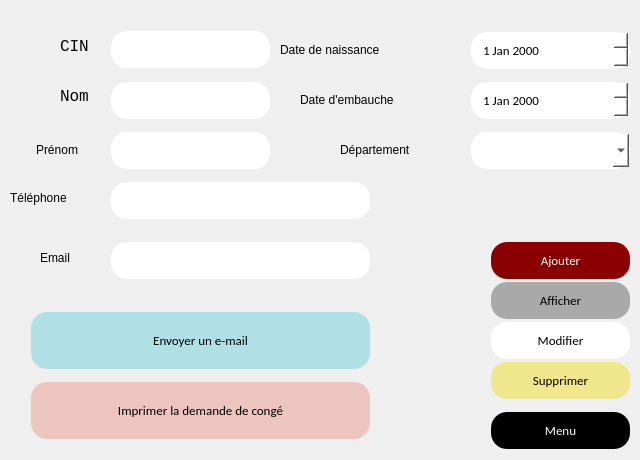
    <widget class="QWidget" name="page_39">
     <widget class="QLabel" name="label_188">
      <property name="geometry">
       <rect>
        <x>60</x>
        <y>40</y>
        <width>47</width>
        <height>13</height>
       </rect>
      </property>
      <property name="font">
       <font>
        <family>Courier New</family>
        <pointsize>12</pointsize>
        <weight>50</weight>
        <bold>false</bold>
       </font>
      </property>
      <property name="text">
       <string>CIN</string>
      </property>
     </widget>
     <widget class="QLabel" name="label_189">
      <property name="geometry">
       <rect>
        <x>60</x>
        <y>90</y>
        <width>47</width>
        <height>13</height>
       </rect>
      </property>
      <property name="font">
       <font>
        <family>Courier New</family>
        <pointsize>12</pointsize>
       </font>
      </property>
      <property name="text">
       <string>Nom</string>
      </property>
     </widget>
     <widget class="QLabel" name="label_190">
      <property name="geometry">
       <rect>
        <x>36</x>
        <y>140</y>
        <width>71</width>
        <height>20</height>
       </rect>
      </property>
      <property name="text">
       <string>Prénom</string>
      </property>
     </widget>
     <widget class="QLineEdit" name="lineEdit_31">
      <property name="geometry">
       <rect>
        <x>110</x>
        <y>29</y>
        <width>161</width>
        <height>41</height>
       </rect>
      </property>
      <property name="styleSheet">
       <string notr="true">background-color: white	;
  border: none;
  color: black;
  padding: 10px;
  text-align: center;
  text-decoration: none;
font-family:calibri;
  display: inline-block;
  font-size: 13px;
  margin: 2px 1px;
  border-radius : 16px;</string>
      </property>
     </widget>
     <widget class="QLineEdit" name="lineEdit_32">
      <property name="geometry">
       <rect>
        <x>110</x>
        <y>80</y>
        <width>161</width>
        <height>41</height>
       </rect>
      </property>
      <property name="styleSheet">
       <string notr="true">background-color: white	;
  border: none;
  color: black;
  padding: 10px;
  text-align: center;
  text-decoration: none;
font-family:calibri;
  display: inline-block;
  font-size: 13px;
  margin: 2px 1px;
  border-radius : 16px;</string>
      </property>
     </widget>
     <widget class="QLineEdit" name="lineEdit_33">
      <property name="geometry">
       <rect>
        <x>110</x>
        <y>130</y>
        <width>161</width>
        <height>41</height>
       </rect>
      </property>
      <property name="styleSheet">
       <string notr="true">background-color: white	;
  border: none;
  color: black;
  padding: 10px;
  text-align: center;
  text-decoration: none;
font-family:calibri;
  display: inline-block;
  font-size: 13px;
  margin: 2px 1px;
  border-radius : 16px;</string>
      </property>
     </widget>
     <widget class="QPushButton" name="pushButton_91">
      <property name="geometry">
       <rect>
        <x>490</x>
        <y>240</y>
        <width>141</width>
        <height>41</height>
       </rect>
      </property>
      <property name="styleSheet">
       <string notr="true">background-color: #8B0000	;
  border: none;
  color: white;
  padding: 10px;
  text-align: center;
  text-decoration: none;
font-family:calibri;
  display: inline-block;
  font-size: 13px;
  margin: 2px 1px;
  border-radius : 16px;</string>
      </property>
      <property name="text">
       <string>Ajouter</string>
      </property>
     </widget>
     <widget class="QPushButton" name="pushButton_92">
      <property name="geometry">
       <rect>
        <x>490</x>
        <y>280</y>
        <width>141</width>
        <height>41</height>
       </rect>
      </property>
      <property name="styleSheet">
       <string notr="true">background-color: #A9A9A9		;
  border: none;
  color: black;
  padding: 10px;
  text-align: center;
  text-decoration: none;
font-family:calibri;
  display: inline-block;
  font-size: 13px;
  margin: 2px 1px;
  border-radius : 16px;</string>
      </property>
      <property name="text">
       <string>Afficher</string>
      </property>
     </widget>
     <widget class="QLabel" name="label_191">
      <property name="geometry">
       <rect>
        <x>10</x>
        <y>190</y>
        <width>101</width>
        <height>16</height>
       </rect>
      </property>
      <property name="text">
       <string>Téléphone</string>
      </property>
     </widget>
     <widget class="QLineEdit" name="lineEdit_138">
      <property name="geometry">
       <rect>
        <x>110</x>
        <y>180</y>
        <width>261</width>
        <height>41</height>
       </rect>
      </property>
      <property name="styleSheet">
       <string notr="true">background-color: white	;
  border: none;
  color: black;
  padding: 10px;
  text-align: center;
  text-decoration: none;
font-family:calibri;
  display: inline-block;
  font-size: 13px;
  margin: 2px 1px;
  border-radius : 16px;</string>
      </property>
     </widget>
     <widget class="QLabel" name="label_194">
      <property name="geometry">
       <rect>
        <x>40</x>
        <y>250</y>
        <width>61</width>
        <height>16</height>
       </rect>
      </property>
      <property name="text">
       <string>Email</string>
      </property>
     </widget>
     <widget class="QLineEdit" name="lineEdit_140">
      <property name="geometry">
       <rect>
        <x>110</x>
        <y>240</y>
        <width>261</width>
        <height>41</height>
       </rect>
      </property>
      <property name="styleSheet">
       <string notr="true">background-color: white	;
  border: none;
  color: black;
  padding: 10px;
  text-align: center;
  text-decoration: none;
font-family:calibri;
  display: inline-block;
  font-size: 13px;
  margin: 2px 1px;
  border-radius : 16px;</string>
      </property>
     </widget>
     <widget class="QDateEdit" name="dateEdit_9">
      <property name="geometry">
       <rect>
        <x>470</x>
        <y>30</y>
        <width>161</width>
        <height>41</height>
       </rect>
      </property>
      <property name="styleSheet">
       <string notr="true">background-color: white	;
  border: none;
  color: black;
  padding: 10px;
  text-align: center;
  text-decoration: none;
font-family:calibri;
  display: inline-block;
  font-size: 13px;
  margin: 2px 1px;
  border-radius : 16px;</string>
      </property>
     </widget>
     <widget class="QLabel" name="label_198">
      <property name="geometry">
       <rect>
        <x>280</x>
        <y>40</y>
        <width>191</width>
        <height>20</height>
       </rect>
      </property>
      <property name="text">
       <string>Date de naissance</string>
      </property>
     </widget>
     <widget class="QPushButton" name="pushButton_93">
      <property name="geometry">
       <rect>
        <x>490</x>
        <y>410</y>
        <width>141</width>
        <height>41</height>
       </rect>
      </property>
      <property name="styleSheet">
       <string notr="true">background-color: black	;
  border: none;
  color: white;
  padding: 10px;
  text-align: center;
  text-decoration: none;
font-family:calibri;
  display: inline-block;
  font-size: 13px;
  margin: 2px 1px;
  border-radius : 16px;</string>
      </property>
      <property name="text">
       <string>Menu</string>
      </property>
     </widget>
     <widget class="QPushButton" name="pushButton_94">
      <property name="geometry">
       <rect>
        <x>490</x>
        <y>320</y>
        <width>141</width>
        <height>41</height>
       </rect>
      </property>
      <property name="styleSheet">
       <string notr="true">background-color: white		;
  border: none;
  color: black;
  padding: 10px;
  text-align: center;
  text-decoration: none;
font-family:calibri;
  display: inline-block;
  font-size: 13px;
  margin: 2px 1px;
  border-radius : 16px;</string>
      </property>
      <property name="text">
       <string>Modifier</string>
      </property>
     </widget>
     <widget class="QPushButton" name="pushButton_95">
      <property name="geometry">
       <rect>
        <x>490</x>
        <y>360</y>
        <width>141</width>
        <height>41</height>
       </rect>
      </property>
      <property name="styleSheet">
       <string notr="true">background-color: 	#F0E68C			;
  border: none;
  color: black;
  padding: 10px;
  text-align: center;
  text-decoration: none;
font-family:calibri;
  display: inline-block;
  font-size: 13px;
  margin: 2px 1px;
  border-radius : 16px;</string>
      </property>
      <property name="text">
       <string>Supprimer</string>
      </property>
     </widget>
     <widget class="QPushButton" name="pushButton_96">
      <property name="geometry">
       <rect>
        <x>30</x>
        <y>380</y>
        <width>341</width>
        <height>61</height>
       </rect>
      </property>
      <property name="styleSheet">
       <string notr="true">background-color: 	#ECC5C0	;
  border: none;
  color: black;
  padding: 10px;
  text-align: center;
  text-decoration: none;
font-family:calibri;
  display: inline-block;
  font-size: 13px;
  margin: 2px 1px;
  border-radius : 16px;</string>
      </property>
      <property name="text">
       <string>Imprimer la demande de congé</string>
      </property>
     </widget>
     <widget class="QDateEdit" name="dateEdit_10">
      <property name="geometry">
       <rect>
        <x>470</x>
        <y>80</y>
        <width>161</width>
        <height>41</height>
       </rect>
      </property>
      <property name="styleSheet">
       <string notr="true">background-color: white	;
  border: none;
  color: black;
  padding: 10px;
  text-align: center;
  text-decoration: none;
font-family:calibri;
  display: inline-block;
  font-size: 13px;
  margin: 2px 1px;
  border-radius : 16px;</string>
      </property>
     </widget>
     <widget class="QLabel" name="label_217">
      <property name="geometry">
       <rect>
        <x>300</x>
        <y>90</y>
        <width>171</width>
        <height>20</height>
       </rect>
      </property>
      <property name="text">
       <string>Date d'embauche</string>
      </property>
     </widget>
     <widget class="QLabel" name="label_192">
      <property name="geometry">
       <rect>
        <x>340</x>
        <y>140</y>
        <width>121</width>
        <height>20</height>
       </rect>
      </property>
      <property name="text">
       <string>Département</string>
      </property>
     </widget>
     <widget class="QComboBox" name="comboBox_29">
      <property name="geometry">
       <rect>
        <x>470</x>
        <y>130</y>
        <width>161</width>
        <height>41</height>
       </rect>
      </property>
      <property name="styleSheet">
       <string notr="true">background-color: white	;
  border: none;
  color: black;
  padding: 10px;
  text-align: center;
  text-decoration: none;
font-family:calibri;
  display: inline-block;
  font-size: 13px;
  margin: 2px 1px;
  border-radius : 16px;</string>
      </property>
     </widget>
     <widget class="QPushButton" name="pushButton_108">
      <property name="geometry">
       <rect>
        <x>30</x>
        <y>310</y>
        <width>341</width>
        <height>61</height>
       </rect>
      </property>
      <property name="styleSheet">
       <string notr="true">background-color: 	#B0E0E6			;
  border: none;
  color: black;
  padding: 10px;
  text-align: center;
  text-decoration: none;
font-family:calibri;
  display: inline-block;
  font-size: 13px;
  margin: 2px 1px;
  border-radius : 16px;</string>
      </property>
      <property name="text">
       <string>Envoyer un e-mail</string>
      </property>
     </widget>
    </widget>
